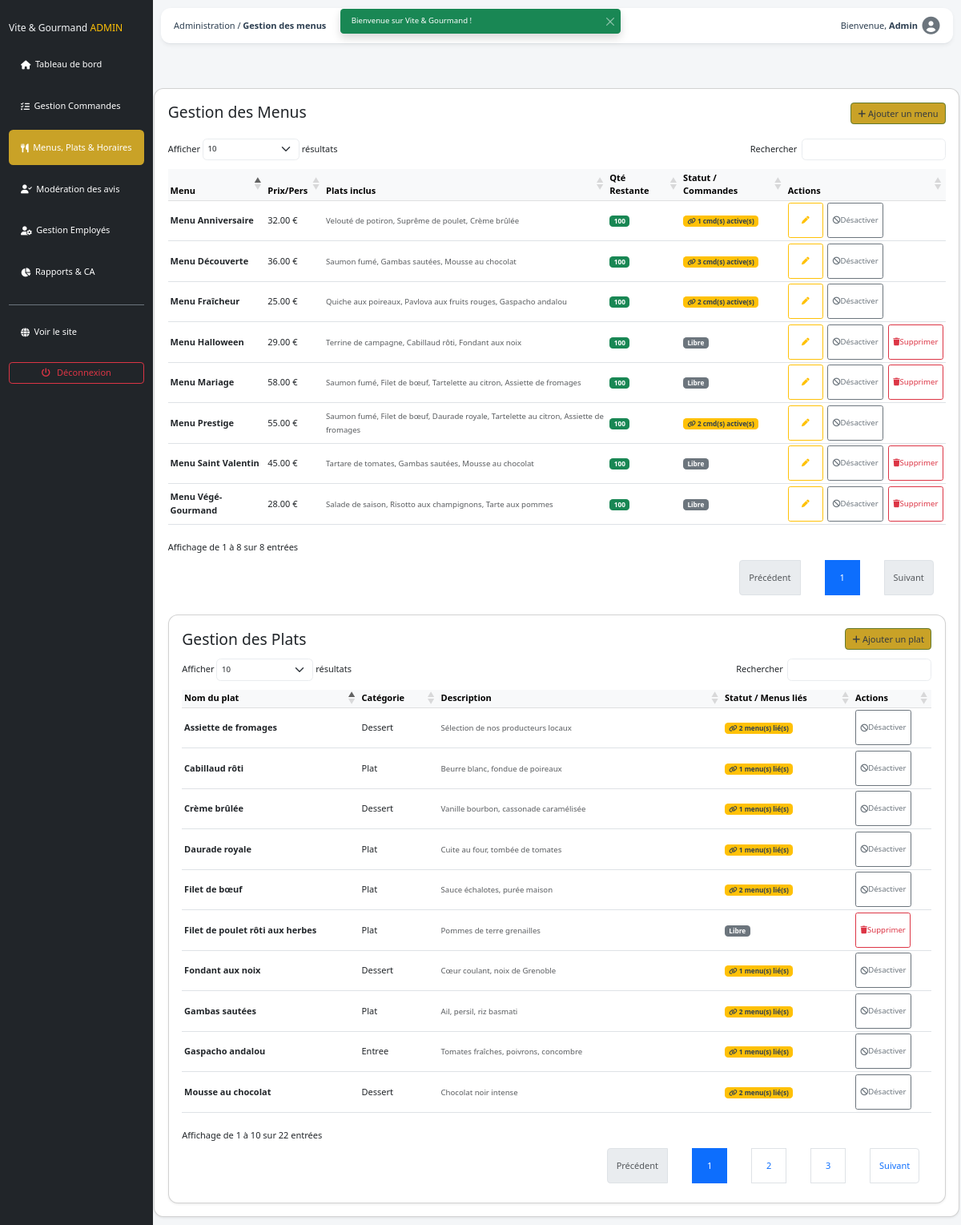
Page /public/index.php?page=menu-management (signed in) on the committed database.
### tables this page shows
CREATE TABLE
  `vg_menu` (
    `menu_id` int (11) NOT NULL,
    `titre` varchar(50) NOT NULL,
    `nombre_personne_minimum` int (11) DEFAULT 15,
    `prix_par_personne` double NOT NULL,
    `description_menu` varchar(100) NOT NULL,
    `quantite_restante` int (11) NOT NULL,
    `theme_id` int (11) DEFAULT NULL,
    `regime_id` int (11) DEFAULT NULL,
    `delai_commande` int (11) DEFAULT 0,
    `conditions_stockage` text DEFAULT NULL,
    `is_active` tinyint (1) NOT NULL DEFAULT 1
  );

CREATE TABLE
  `vg_plat` (
    `plat_id` int (11) NOT NULL,
    `titre_plat` varchar(50) NOT NULL,
    `description_plat` varchar(255) DEFAULT NULL,
    `photo` varchar(255) DEFAULT NULL,
    `categorie` varchar(50) DEFAULT NULL,
    `is_active` tinyint (1) DEFAULT 1
  );

### public/index.php (called while the page is built, shortened)
<?php
require_once ROOT_PATH . '/app/Autoloader.php';
$db = (new Database())->connect();
$controllerClass = $route['class'];
$action = $route['action'];
$params = [$db];
$controllerClass::$action(...$params);

### app/Autoloader.php (called while the page is built, shortened)
<?php
class Autoloader
{
    public static function register()
    {
        spl_autoload_register(function ($class) {
            $class = str_replace('App\\', '', $class);
            $path = __DIR__ . '/' . str_replace('\\', '/', $class) . '.php';
        });
    }
}

### app/Managers/MenuManager.php (called while the page is built, shortened)
<?php
class MenuManager
{
    public static function getMenusManagement(\PDO $db): array
    {
        $sql = "SELECT m.*,
            GROUP_CONCAT(p.titre_plat SEPARATOR ', ') as liste_plats,
            (SELECT COUNT(*) FROM vg_commande c WHERE c.menu_id = m.menu_id) as nb_commandes
            FROM vg_menu m
            LEFT JOIN vg_menu_plat mp ON m.menu_id = mp.menu_id
            LEFT JOIN vg_plat p ON mp.plat_id = p.plat_id
            GROUP BY m.menu_id
            ORDER BY m.menu_id DESC";
        return $db->query($sql)->fetchAll(\PDO::FETCH_ASSOC);
    }
}

### app/Managers/PlatManager.php (called while the page is built, shortened)
<?php
class PlatManager
{
    public static function getAllWithMenuCount(\PDO $db): array
    {
        try {
            $sql = "SELECT p.plat_id, p.titre_plat, p.description_plat, p.categorie, p.photo, p.is_active,
                           COUNT(mp.menu_id) as nb_menus
                    FROM vg_plat p
                    LEFT JOIN vg_menu_plat mp ON p.plat_id = mp.plat_id
                    GROUP BY p.plat_id
                    ORDER BY p.categorie ASC, p.titre_plat ASC";
            return $db->query($sql)->fetchAll(\PDO::FETCH_ASSOC);
        } catch (\PDOException $e) {
            error_log("Erreur PlatManager::getAllWithMenuCount() : " . $e->getMessage());
            return [];
        }
    }
}

### app/Views/StaffCommon/menu.management.view.php (the view, shortened to what this page needs)
<div class="row g-4">
    <div class="card shadow-sm p-4">
        <div class="d-flex justify-content-between align-items-center mb-4">
            <h3>Gestion des Menus</h3>
            <button type="button" class="btn btn-primary" data-bs-toggle="modal" data-bs-target="#addMenuModal">
                <i class="fa-solid fa-plus"></i> Ajouter un menu
            </button>
        </div>
        <div class="table-responsive">
            <table class="table table-hover align-middle table-sm" id="menusTable">
                <thead class="table-light">
                    <tr>
                        <th>Menu</th>
                        <th>Prix/Pers</th>
                        <th>Plats inclus</th>
                        <th>Qté Restante</th>
                        <th>Statut / Commandes</th>
                        <th>Actions</th>
                    </tr>
                </thead>
                <tbody>
                    <?php $menus = $menus ?? []; ?>
                    <?php foreach ($menus as $menu): ?>
                        <tr>
                            <td><strong><?php echo htmlspecialchars($menu['titre'] ?? ''); ?></strong></td>
                            <td><?php echo number_format($menu['prix_par_personne'], 2); ?> €</td>
                            <td>
                                <small class="text-muted">
                                    <?php echo htmlspecialchars($menu['liste_plats'] ?? 'Aucun plat associé'); ?>
                                </small>
                            </td>
                            <td>
                                <?php if ((int)$menu['quantite_restante'] <= 0): ?>
                                    <span class="badge bg-dark"><i class="fa-solid fa-triangle-exclamation"></i> Rupture</span>
                                <?php elseif ((int)$menu['quantite_restante'] < 5): ?>
                                    <span class="badge bg-danger"><i class="fa-solid fa-triangle-exclamation"></i> <?= $menu['quantite_restante']; ?></span>
                                <?php else: ?>
                                    <span class="badge bg-success"><?= $menu['quantite_restante']; ?></span>
                                <?php endif; ?>
                            </td>
                            <td>
                                <?php if (($menu['nb_commandes'] ?? 0) > 0): ?>
                                    <span class="badge bg-warning text-dark" title="Ce menu possède des commandes liées">
                                        <i class="fa-solid fa-link"></i> <?= $menu['nb_commandes'] ?> cmd(s) active(s)
                                    </span>
                                <?php else: ?>
                                    <span class="badge bg-secondary">Libre</span>
                                <?php endif; ?>
                            </td>
                            <td>
                                <div class="d-flex gap-2 align-items-center">
                                    <a href="index.php?page=edit-menu&id=<?= $menu['menu_id'] ?>" class="btn btn-sm btn-outline-warning" title="Modifier">
                                        <i class="fa-solid fa-pen"></i>
                                    </a>
                                    <?php
                                    $isActive = ($menu['is_active'] ?? 1) == 1;
                                    $hasOrders = ($menu['nb_commandes'] ?? 0) > 0;
                                    ?>
                                    <?php if (!$isActive): ?>
                                        <form action="index.php?page=activate-menu&menu_id=<?= $menu['menu_id'] ?>" method="POST" class="d-inline" onsubmit="return confirm('Voulez-vous réactiver ce menu ?');">
                                            <input type="hidden" name="csrf_token" value="<?= $_SESSION['csrf_token'] ?>">
                                            <input type="hidden" name="id" value="<?= $menu['menu_id'] ?>">
                                            <button type="submit" class="btn btn-sm btn-outline-success" title="Activer">
                                                <i class="fa-solid fa-check"></i> Activer
                                            </button>
                                        </form>
                                    <?php else: ?>
                                        <?php if ($hasOrders): ?>
                                            <form action="index.php?page=delete-menu&menu_id=<?= $menu['menu_id'] ?>" method="POST" class="d-inline" onsubmit="return confirm('Ce menu possède des commandes en cours. Il sera désactivé (soft delete). Continuer ?');">
                                                <button type="submit" class="btn btn-sm btn-outline-secondary" title="Désactiver">
                                                    <i class="fa-solid fa-ban"></i> Désactiver
                                                </button>
                                            </form>
                                        <?php else: ?>
                                            <form action="index.php?page=delete-menu&menu_id=<?= $menu['menu_id'] ?>" method="POST" class="d-inline" onsubmit="return confirm('Voulez-vous désactiver ce menu ?');">
                                                <button type="submit" class="btn btn-sm btn-outline-secondary" title="Désactiver">
                                                    <i class="fa-solid fa-ban"></i> Désactiver
                                                </button>
                                            </form>
                                            <form action="index.php?page=delete-menu&menu_id=<?= $menu['menu_id'] ?>" method="POST" class="d-inline" onsubmit="return confirm('Attention : Cette action supprimera définitivement le menu et ses liaisons. Continuer ?');">
                                                <button type="submit" class="btn btn-sm btn-outline-danger" title="Supprimer définitivement">
                                                    <i class="fa-solid fa-trash"></i> Supprimer
                                                </button>
                                            </form>
                                        <?php endif; ?>
                                    <?php endif; ?>
                                </div>
                            </td>
                        </tr>
                    <?php endforeach; ?>
                </tbody>
            </table>
        </div>
        <div class="card shadow-sm p-4 mt-4">
            <div class="d-flex justify-content-between align-items-center mb-3">
                <h3 class="m-0">Gestion des Plats</h3>
                <button type="button" class="btn btn-success" data-bs-toggle="modal" data-bs-target="#addPlatModalDirect">
                    <i class="fa-solid fa-plus"></i> Ajouter un plat
                </button>
            </div>
            <div class="table-responsive">
                <table class="table table-hover align-middle table-sm" id="platsTable">
                    <thead class="table-light">
                        <tr>
                            <th>Nom du plat</th>
                            <th>Catégorie</th>
                            <th>Description</th>
                            <th>Statut / Menus liés</th>
                            <th>Actions</th>
                        </tr>
                    </thead>
                    <tbody>
                        <?php foreach ($all_plats as $plat): ?>
                            <?php
                            $isPlatActive = ($plat['is_active'] ?? 1) == 1;
                            $hasMenus = ($plat['nb_menus'] ?? 0) > 0;
                            ?>
                            <tr>
                                <td><strong><?= htmlspecialchars($plat['titre_plat'] ?? '') ?></strong></td>
                                <td><?= htmlspecialchars($plat['categorie'] ?? '') ?></td>
                                <td><small class="text-muted"><?= htmlspecialchars($plat['description_plat'] ?? '') ?></small></td>
                                <td>
                                    <?php if ($hasMenus): ?>
                                        <span class="badge bg-warning text-dark" title="Ce plat est utilisé dans des menus">
                                            <i class="fa-solid fa-link"></i> <?= $plat['nb_menus'] ?> menu(s) lié(s)
                                        </span>
                                    <?php else: ?>
                                        <span class="badge bg-secondary">Libre</span>
                                    <?php endif; ?>
                                </td>
                                <td>
                                    <?php if (!$isPlatActive): ?>
                                        <form action="index.php?page=activate-plat&plat_id=<?= $plat['plat_id'] ?>" method="POST" class="d-inline" onsubmit="return confirm('Voulez-vous réactiver ce plat ?');">
                                            <input type="hidden" name="csrf_token" value="<?= $_SESSION['csrf_token'] ?>">
                                            <button type="submit" class="btn btn-sm btn-outline-success" title="Activer">
                                                <i class="fa-solid fa-check"></i> Activer
                                            </button>
                                        </form>
                                    <?php else: ?>
                                        <?php
                                        $actionText = $hasMenus ? 'Désactiver' : 'Supprimer';
                                        $confirmMsg = $hasMenus
                                            ? "Ce plat est utilisé dans des menus. Il sera désactivé (soft delete) au lieu d'être supprimé. Continuer ?"
                                            : "Voulez-vous vraiment supprimer définitivement ce plat ?";
                                        $btnClass = $hasMenus ? 'btn-outline-secondary' : 'btn-outline-danger';
                                        $iconClass = $hasMenus ? 'fa-ban' : 'fa-trash';
                                        ?>
                                        <form action="index.php?page=delete-plat&plat_id=<?= $plat['plat_id'] ?>" method="POST" class="d-inline" onsubmit="return confirm('<?= $confirmMsg ?>');">
                                            <button type="submit" class="btn btn-sm <?= $btnClass ?>" title="<?= $actionText ?>">
                                                <i class="fa-solid <?= $iconClass ?>"></i> <?= $actionText ?>
                                            </button>
                                        </form>
                                    <?php endif; ?>
                                </td>
                            </tr>
                        <?php endforeach; ?>
                    </tbody>
                </table>
            </div>
        </div>

### rows in the picture
vg_menu: titre "Menu Mariage", prix_par_personne "58.00", liste_plats "Saumon fumé, Filet de bœuf, Tartelette au citron, Assiette de fromages", quantite_restante "100", shows "Libre"
vg_menu: titre "Menu Saint Valentin", prix_par_personne "45.00", liste_plats "Tartare de tomates, Gambas sautées, Mousse au chocolat", quantite_restante "100", shows "Libre"
vg_menu: titre "Menu Anniversaire", prix_par_personne "32.00", liste_plats "Velouté de potiron, Suprême de poulet, Crème brûlée", quantite_restante "100", nb_commandes "1"
vg_menu: titre "Menu Prestige", prix_par_personne "55.00", liste_plats "Saumon fumé, Filet de bœuf, Daurade royale, Tartelette au citron, Assiette de fromages", quantite_restante "100", nb_commandes "2"
vg_menu: titre "Menu Fraîcheur", prix_par_personne "25.00", liste_plats "Quiche aux poireaux, Pavlova aux fruits rouges, Gaspacho andalou", quantite_restante "100", nb_commandes "2"
vg_menu: titre "Menu Halloween", prix_par_personne "29.00", liste_plats "Terrine de campagne, Cabillaud rôti, Fondant aux noix", quantite_restante "100", shows "Libre"
vg_menu: titre "Menu Végé-Gourmand", prix_par_personne "28.00", liste_plats "Salade de saison, Risotto aux champignons, Tarte aux pommes", quantite_restante "100", shows "Libre"
vg_menu: titre "Menu Découverte", prix_par_personne "36.00", liste_plats "Saumon fumé, Gambas sautées, Mousse au chocolat", quantite_restante "100", nb_commandes "3"
vg_plat: titre_plat "Assiette de fromages", categorie "Dessert", description_plat "Sélection de nos producteurs locaux", nb_menus "2", actionText "Désactiver"
vg_plat: titre_plat "Crème brûlée", categorie "Dessert", description_plat "Vanille bourbon, cassonade caramélisée", nb_menus "1", actionText "Désactiver"
vg_plat: titre_plat "Fondant aux noix", categorie "Dessert", description_plat "Cœur coulant, noix de Grenoble", nb_menus "1", actionText "Désactiver"
vg_plat: titre_plat "Mousse au chocolat", categorie "Dessert", description_plat "Chocolat noir intense", nb_menus "2", actionText "Désactiver"
vg_plat: titre_plat "Gaspacho andalou", categorie "Entree", description_plat "Tomates fraîches, poivrons, concombre", nb_menus "1", actionText "Désactiver"
vg_plat: titre_plat "Cabillaud rôti", categorie "Plat", description_plat "Beurre blanc, fondue de poireaux", nb_menus "1", actionText "Désactiver"
vg_plat: titre_plat "Daurade royale", categorie "Plat", description_plat "Cuite au four, tombée de tomates", nb_menus "1", actionText "Désactiver"
vg_plat: titre_plat "Filet de bœuf", categorie "Plat", description_plat "Sauce échalotes, purée maison", nb_menus "2", actionText "Désactiver"
vg_plat: titre_plat "Filet de poulet rôti aux herbes", categorie "Plat", description_plat "Pommes de terre grenailles", shows "Libre", actionText "Supprimer"
vg_plat: titre_plat "Gambas sautées", categorie "Plat", description_plat "Ail, persil, riz basmati", nb_menus "2", actionText "Désactiver"

### other values in the picture
$pageName "Gestion des menus"
$_SESSION[$type] "Bienvenue sur Vite & Gourmand !"
